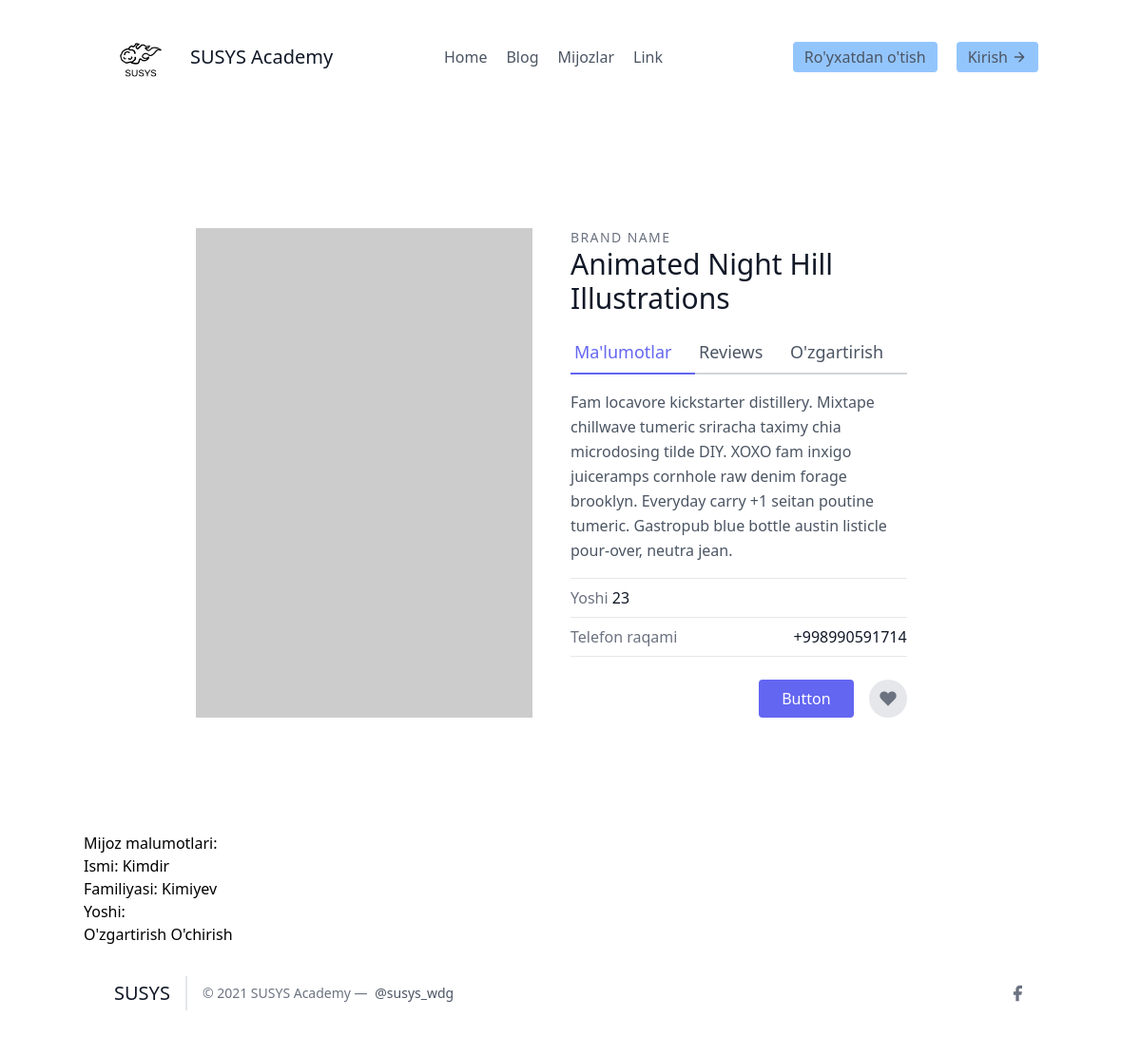
The app's page /leads/3/, older data.
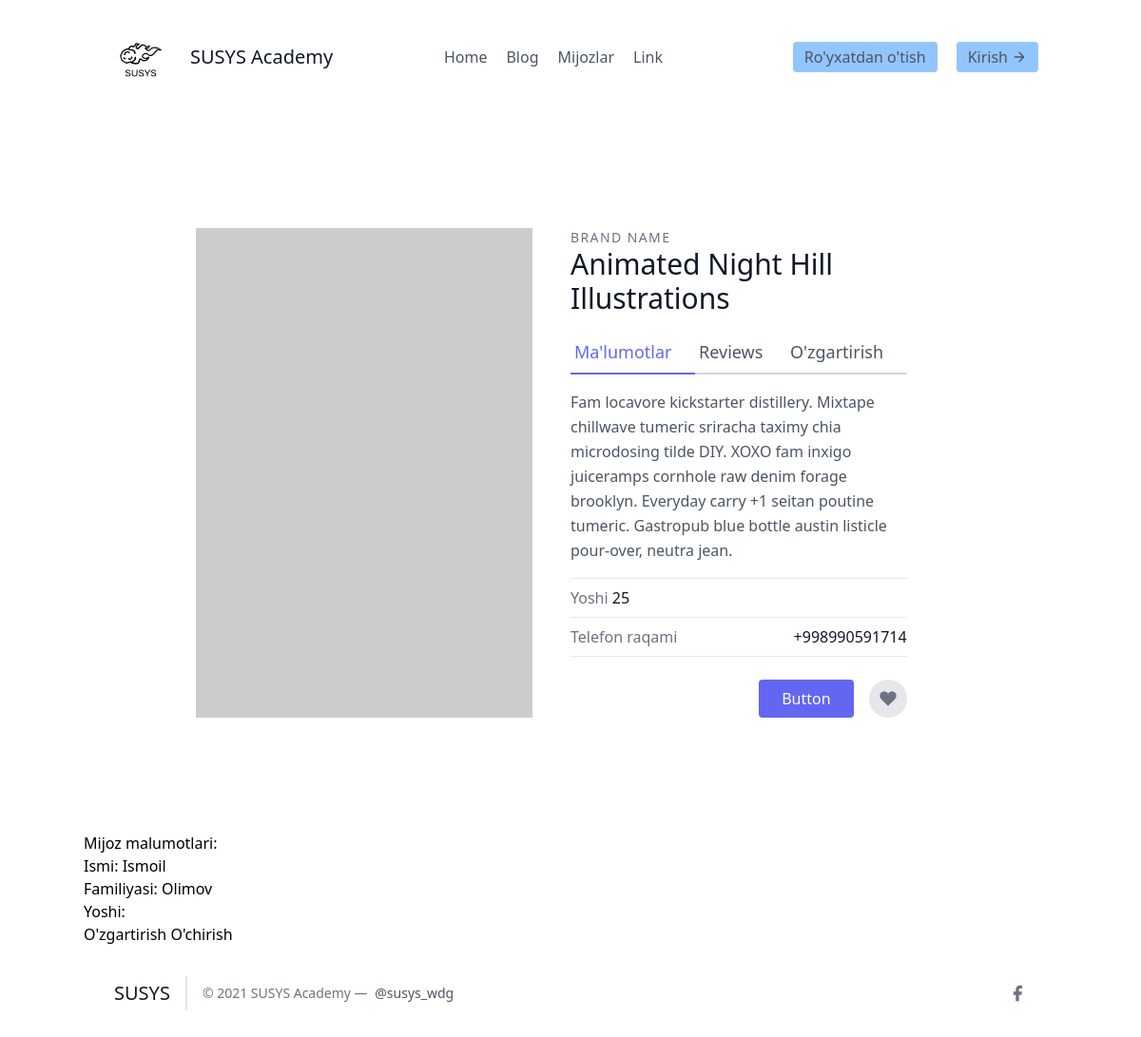
The same page, newer data.
### leads/models.py (models this page shows, shortened)
class Lead(models.Model):
    ismi = models.CharField(max_length=20)
    familiyasi = models.CharField(max_length=20)
    yoshi = models.IntegerField(default=0)
    seller = models.ForeignKey("Seller", on_delete=models.CASCADE)

### leads/views.py (the view)
# urls.py: path('<int:pk>/', LeadDetailView.as_view(), name="detallar"),
class LeadDetailView(DetailView):
    template_name = "details.html"
    queryset = models.Lead.objects.all()
    context_object_name = "lead"

### frontend/details.html (shortened to what this page needs)
{% extends 'base.html' %}
{% block content %}
    <section class="text-gray-600 body-font overflow-hidden">
    <div class="container px-5 py-24 mx-auto">
    <div class="lg:w-4/5 mx-auto flex flex-wrap">
        <img alt="ecommerce" class="lg:w-1/2 w-full lg:pr-10 lg:py-6 mb-6 lg:mb-0 object-cover object-center rounded" src="https://dummyimage.com/400x400">
      <div class="lg:w-1/2 w-full lg:pr-10 lg:py-6 mb-6 lg:mb-0">
        <h2 class="text-sm title-font text-gray-500 tracking-widest">BRAND NAME</h2>
        <h1 class="text-gray-900 text-3xl title-font font-medium mb-4">Animated Night Hill Illustrations</h1>
        <div class="flex mb-4">
            <a href="{% url 'leads:detallar' lead.pk %}" class="flex-grow text-indigo-500 border-b-2 border-indigo-500 py-2 text-lg px-1">
                Ma'lumotlar
            </a>
            <a class="flex-grow border-b-2 border-gray-300 py-2 text-lg px-1">
                Reviews
            </a>
            <a href="{% url 'leads:update' lead.pk %}" class="flex-grow border-b-2 border-gray-300 py-2 text-lg px-1">
                O'zgartirish
            </a>
        </div>
        <p class="leading-relaxed mb-4">Fam locavore kickstarter distillery. Mixtape chillwave tumeric sriracha taximy chia microdosing tilde DIY. XOXO fam inxigo juiceramps cornhole raw denim forage brooklyn. Everyday carry +1 seitan poutine tumeric. Gastropub blue bottle austin listicle pour-over, neutra jean.</p>
        <div class="flex border-t border-gray-200 py-2">
          <span class="text-gray-500">Yoshi<pan>
          <span class="ml-auto text-gray-900">{{ lead.yoshi }}</span>
        </div>
        <div class="flex border-t border-b mb-6 border-gray-200 py-2">
          <span class="text-gray-500">Telefon raqami</span>
          <span class="ml-auto text-gray-900">+998990591714</span>
        </div>
        <div class="flex">
          <button class="flex ml-auto text-white bg-indigo-500 border-0 py-2 px-6 focus:outline-none hover:bg-indigo-600 rounded">Button</button>
          <button class="rounded-full w-10 h-10 bg-gray-200 p-0 border-0 inline-flex items-center justify-center text-gray-500 ml-4">
            <svg fill="currentColor" stroke-linecap="round" stroke-linejoin="round" stroke-width="2" class="w-5 h-5" viewBox="0 0 24 24">
              <path d="M20.84 4.61a5.5 5.5 0 00-7.78 0L12 5.67l-1.06-1.06a5.5 5.5 0 00-7.78 7.78l1.06 1.06L12 21.23l7.78-7.78 1.06-1.06a5.5 5.5 0 000-7.78z"></path>
            </svg>
          </button>
        </div>
      </div>
    </div>
    </div>
    </section>
    <h1>Mijoz malumotlari:<h1>
    <h2>Ismi: {{ lead.ismi }}<h2>
    <h2>Familiyasi: {{ lead.familiyasi }}<h2>
    <h2>Yoshi: <h2>
    <a >O'zgartirish</a>
    <a href="{% url 'leads:delete' lead.pk %}">O'chirish</a>
{% endblock %}

### frontend/base.html (shortened to what this page needs)
<!DOCTYPE html>
<html lang="en">
<head>
    <link href="https://unpkg.com/tailwindcss@^2/dist/tailwind.min.css" rel="stylesheet">
</head>
<body>
    {% include 'details/navbar.html' %}
    <div class="max-w-5xl mx-auto">
        {% block content %}
        {% endblock %}
    </div>
    {% include 'details/footer.html' %}
</body>
</html>

### frontend/details/navbar.html
{% load static %}
<header class="text-gray-600 body-font">
  <div class="container mx-auto flex flex-wrap p-5 flex-col md:flex-row items-center">
    <a class="flex title-font font-medium items-center text-gray-900 mb-4 md:mb-0">
      <img src="{% static 'img/logo-dark.png' %}" style="width: 80px;" alt="Logo">
      <span class="ml-3 text-xl">SUSYS Academy</span>
    </a>
    <nav class="md:ml-auto md:mr-auto flex flex-wrap items-center text-base justify-center">
      <a href="/" class="mr-5 hover:text-gray-900">Home</a>
      <a class="mr-5 hover:text-gray-900">Blog</a>
      <a href="/leads/" class="mr-5 hover:text-gray-900">Mijozlar</a>
      <a class="mr-5 hover:text-gray-900">Link</a>
    </nav>
    <button class="inline-flex items-center bg-blue-300 border-0 py-1 px-3 focus:outline-none hover:bg-blue-200 rounded text-base mt-4 md:mt-0" style="margin-right: 20px">Ro'yxatdan o'tish
    </button>
    <button class="inline-flex items-center bg-blue-300 border-0 py-1 px-3 focus:outline-none hover:bg-blue-200 rounded text-base mt-4 md:mt-0">Kirish
      <svg fill="none" stroke="currentColor" stroke-linecap="round" stroke-linejoin="round" stroke-width="2" class="w-4 h-4 ml-1" viewBox="0 0 24 24">
        <path d="M5 12h14M12 5l7 7-7 7"></path>
      </svg>
    </button>
  </div>
</header>

### frontend/details/footer.html (shortened to what this page needs)
{% load static %}
    <footer class="text-gray-600 body-font">
    <div class="container px-5 py-8 mx-auto flex items-center sm:flex-row flex-col">
      <a class="flex title-font font-medium items-center md:justify-start justify-center text-gray-900">
        <span class="ml-3 text-xl">SUSYS</span>
      </a>
      <p class="text-sm text-gray-500 sm:ml-4 sm:pl-4 sm:border-l-2 sm:border-gray-200 sm:py-2 sm:mt-0 mt-4">© 2021 SUSYS Academy —
        <a href="https://twitter.com/knyttneve" class="text-gray-600 ml-1" rel="noopener noreferrer" target="_blank">@susys_wdg</a>
      </p>
      <span class="inline-flex sm:ml-auto sm:mt-0 mt-4 justify-center sm:justify-start">
        <a class="text-gray-500">
          <svg fill="currentColor" stroke-linecap="round" stroke-linejoin="round" stroke-width="2" class="w-5 h-5" viewBox="0 0 24 24">
            <path d="M18 2h-3a5 5 0 00-5 5v3H7v4h3v8h4v-8h3l1-4h-4V7a1 1 0 011-1h3z"></path>
          </svg>
        </a>

Row changes from the older to the newer data that the page shows:
changed Lead: yoshi "23" → "25"; ismi "Kimdir" → "Ismoil"; familiyasi "Kimiyev" → "Olimov"
